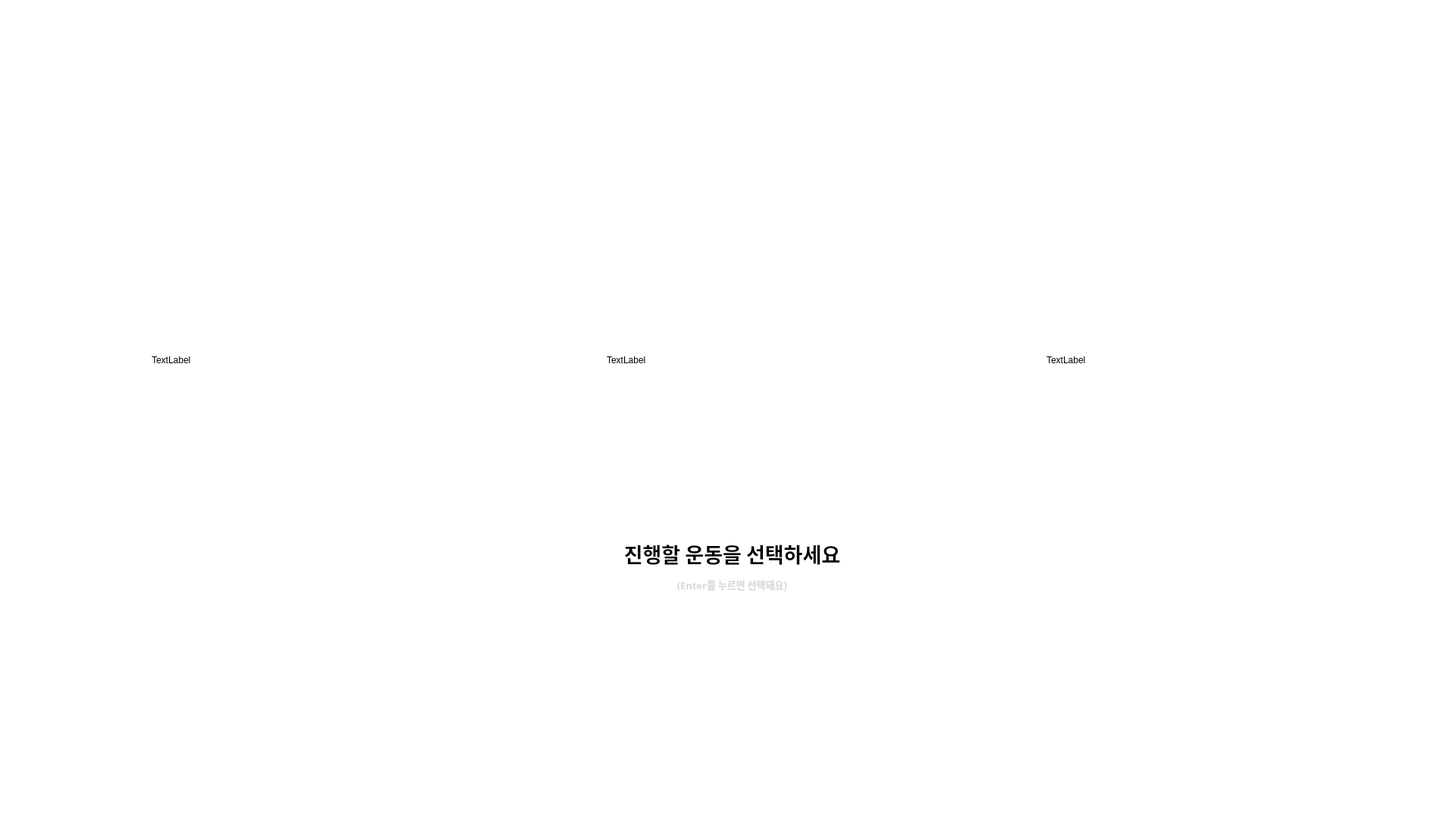
<?xml version="1.0" encoding="UTF-8"?>
<ui version="4.0">
 <class>Exercise</class>
 <widget class="QDialog" name="Exercise">
  <property name="geometry">
   <rect>
    <x>0</x>
    <y>0</y>
    <width>1920</width>
    <height>1080</height>
   </rect>
  </property>
  <property name="maximumSize">
   <size>
    <width>1920</width>
    <height>1080</height>
   </size>
  </property>
  <property name="windowTitle">
   <string>Exercise</string>
  </property>
  <property name="styleSheet">
   <string notr="true">background-color : rgb(255, 255, 255)</string>
  </property>
  <widget class="QLabel" name="label">
   <property name="geometry">
    <rect>
     <x>200</x>
     <y>300</y>
     <width>350</width>
     <height>350</height>
    </rect>
   </property>
   <property name="text">
    <string>TextLabel</string>
   </property>
  </widget>
  <widget class="QLabel" name="label_2">
   <property name="geometry">
    <rect>
     <x>800</x>
     <y>300</y>
     <width>350</width>
     <height>350</height>
    </rect>
   </property>
   <property name="text">
    <string>TextLabel</string>
   </property>
  </widget>
  <widget class="QLabel" name="label_3">
   <property name="geometry">
    <rect>
     <x>1380</x>
     <y>300</y>
     <width>350</width>
     <height>350</height>
    </rect>
   </property>
   <property name="text">
    <string>TextLabel</string>
   </property>
  </widget>
  <widget class="QLabel" name="label_4">
   <property name="geometry">
    <rect>
     <x>200</x>
     <y>700</y>
     <width>1531</width>
     <height>60</height>
    </rect>
   </property>
   <property name="font">
    <font>
     <family>맑은 고딕 Semilight</family>
     <pointsize>20</pointsize>
     <weight>75</weight>
     <bold>true</bold>
    </font>
   </property>
   <property name="text">
    <string>진행할 운동을 선택하세요</string>
   </property>
   <property name="alignment">
    <set>Qt::AlignCenter</set>
   </property>
  </widget>
  <widget class="QLabel" name="label_5">
   <property name="geometry">
    <rect>
     <x>200</x>
     <y>750</y>
     <width>1531</width>
     <height>41</height>
    </rect>
   </property>
   <property name="font">
    <font>
     <family>맑은 고딕 Semilight</family>
     <pointsize>10</pointsize>
     <weight>75</weight>
     <bold>true</bold>
    </font>
   </property>
   <property name="styleSheet">
    <string notr="true">color : rgb(217, 217, 217)</string>
   </property>
   <property name="text">
    <string>(Enter를 누르면 선택돼요)</string>
   </property>
   <property name="alignment">
    <set>Qt::AlignCenter</set>
   </property>
  </widget>
 </widget>
 <resources/>
 <connections/>
</ui>
